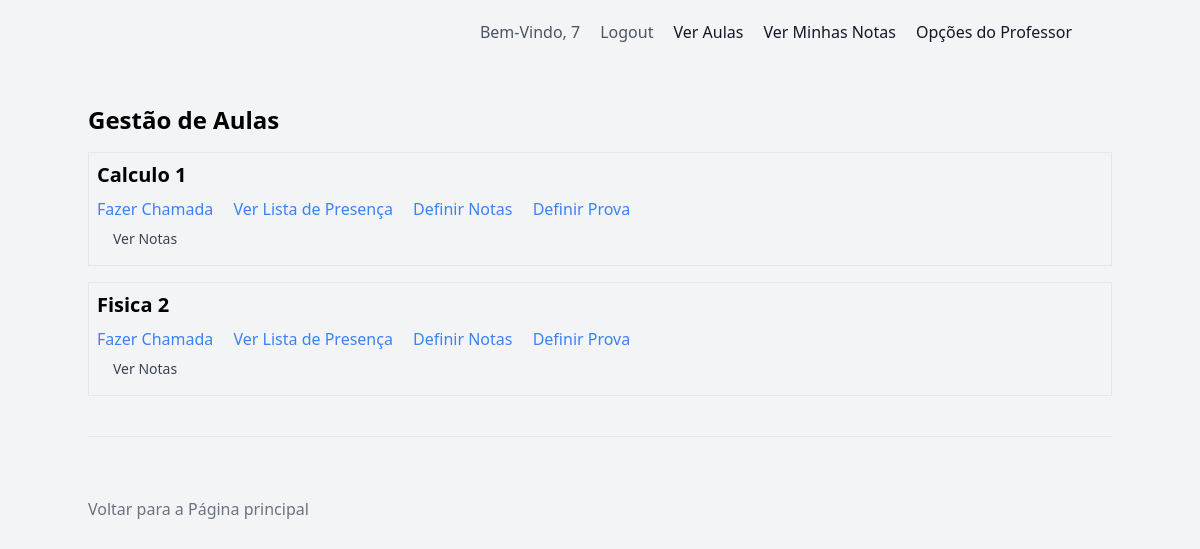
Page /gestao/ (signed in) on the earlier database version.
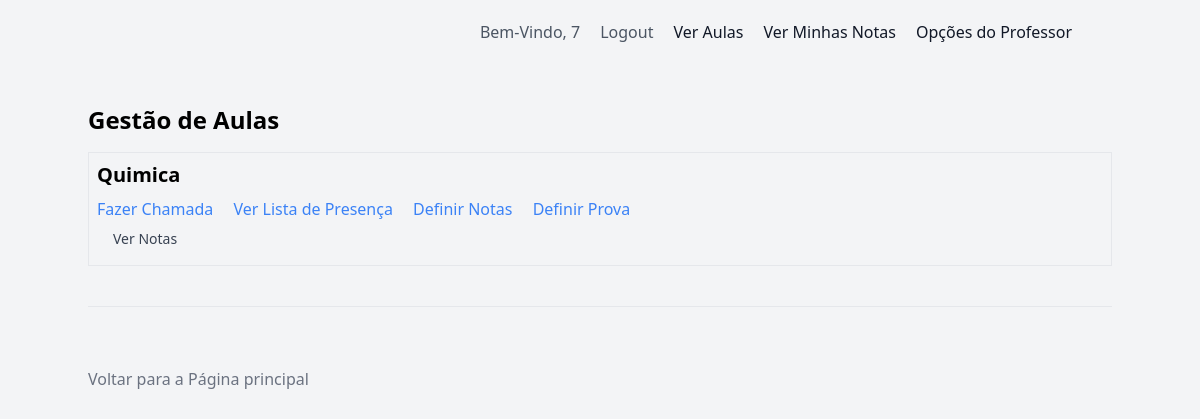
Same page on the later database version.
### pi/models.py (models this page shows, shortened)
class Aula(models.Model):
    alunos = models.ManyToManyField('Estudante', related_name='aulas_estudante')
    professor = models.ForeignKey('Professor', on_delete=models.CASCADE)
    disciplina = models.ForeignKey('Disciplina', on_delete=models.CASCADE)
    sala = models.ForeignKey('Sala', on_delete=models.SET_NULL, null=True)  # Adicionado aqui
    dia_da_semana = models.CharField(max_length=20)
    hora_inicio = models.TimeField()
    hora_fim = models.TimeField()
    numero_lista = models.IntegerField(default=1)

class Disciplina(models.Model):
    nome = models.CharField(max_length=100)
    codigo = models.CharField(max_length=10)
    professor = models.ForeignKey('Professor', on_delete=models.SET_NULL, null=True)
    sala = models.ForeignKey('Sala', on_delete=models.SET_NULL, null=True)
    horario_inicio = models.TimeField()
    horario_fim = models.TimeField()

### pi/views.py (the view)
# urls.py: path('gestao/', views.gestao, name='gestao'),
def gestao(request):
    if not request.user.is_professor:
        return redirect('home')  # ou onde quer que você queira redirecionar usuários não professores
    aulas = Aula.objects.filter(professor=request.user)
    return render(request, 'gestao.html', {'aulas': aulas})

### pi/models.py (called while the page is built)
    @property
    def is_professor(self):
        return True

### pi/templates/gestao.html
{% extends 'base.html' %}
{% block content %}
<h1 class="text-2xl font-bold mb-4">Gestão de Aulas</h1>
{% for aula in aulas %}
    <div class="border p-2 mb-4">
        <h2 class="text-xl font-semibold mb-2">{{ aula.disciplina.nome }}</h2>
        <a href="{% url 'fazer_chamada' aula.id %}" class="text-blue-500 hover:text-blue-700">Fazer Chamada</a>
        <a href="{% url 'ver_lista_presenca' aula.id %}" class="ml-4 text-blue-500 hover:text-blue-700">Ver Lista de Presença</a>
        <a href="{% url 'definir_notas' aula.id %}" class="ml-4 text-blue-500 hover:text-blue-700">Definir Notas</a>
        <a href="{% url 'definir_prova' aula.id %}" class="ml-4 text-blue-500 hover:text-blue-700">Definir Prova</a>
        <a href="{% url 'ver_notas' aula.id %}" class="block px-4 py-2 text-sm text-gray-700 hover:bg-gray-100 hover:text-gray-900" role="menuitem" tabindex="-1">Ver Notas</a>
    </div>
{% endfor %}
{% endblock %}

Differences in the rows shown:
removed Aula: disciplina.nome "Calculo 1"
removed Aula: disciplina.nome "Fisica 2"
added Aula: disciplina.nome "Quimica"
